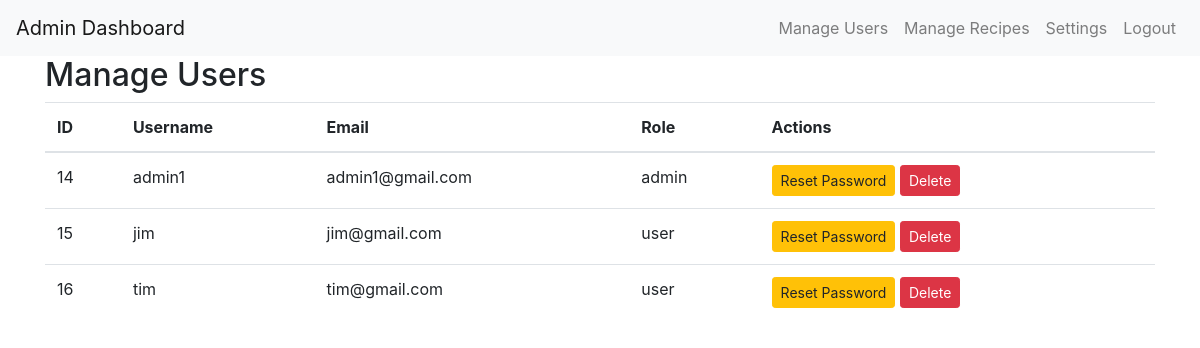
Before: /admin/manage_users (signed in) with the older database file.
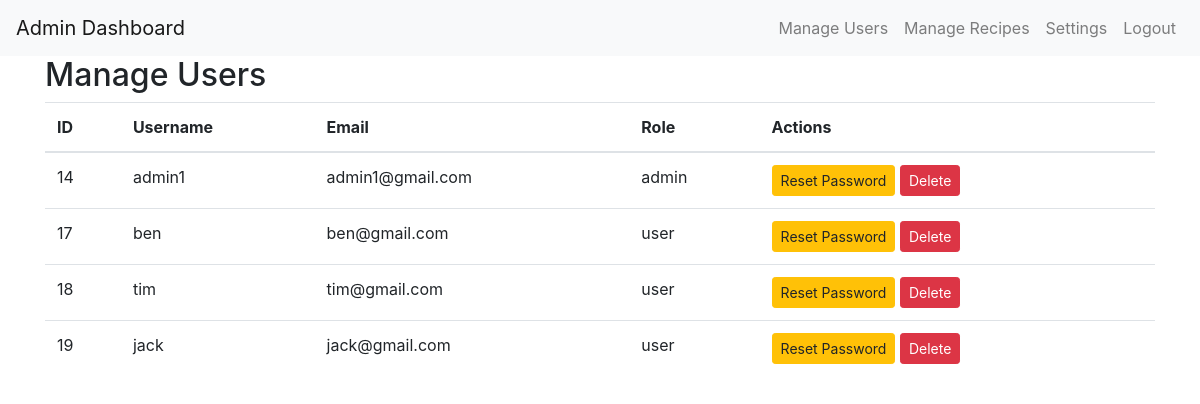
After: the same page with the newer database file.
### app/models.py (models this page shows)
class User(db.Model, UserMixin):
    id = db.Column(db.Integer, primary_key=True)  # Unique ID for each user (primary key)
    username = db.Column(db.String(20), unique=True, nullable=False)  # Username (must be unique)
    email = db.Column(db.String(120), unique=True, nullable=False)  # Email (must be unique)
    password = db.Column(db.String(60), nullable=False)  # Password (hashed for security)
    role = db.Column(db.String(10), nullable=False, default='user')  # User role (default: user)
    completed_recipes = db.Column(db.Integer, default=0)  # Number of recipes the user has completed
    recipes_created = db.Column(db.Integer, default=0)  # Number of recipes the user has created
    recipes_shared = db.Column(db.Integer, default=0)  # Number of recipes the user has shared
    friends_connected = db.Column(db.Integer, default=0)  # Number of friends connected
    shopping_lists_created = db.Column(db.Integer, default=0)  # Number of shopping lists created
    conversion_tool_uses = db.Column(db.Integer, default=0)  # Number of times the conversion tool was used
    posts = db.relationship('Post', backref='author', cascade="all, delete-orphan", lazy=True)
    tools = db.relationship('Tool', backref='owner', lazy=True, cascade="all, delete-orphan")

### app/admin_routes.py (the view)
@admin.route('/manage_users')
@login_required
def manage_users():
    if current_user.role != 'admin':
        flash('You do not have permission to view this page.', 'danger')  # Show error message if user is not admin
        return redirect(url_for('user.index'))  # Redirect non-admin users to the user index page
    users = User.query.all()  # Query all users from the database
    return render_template('admin_manage_users.html', users=users)  # Render the manage users page for admins

### app/__init__.py (called while the page is built)
@login_manager.user_loader
def load_user(user_id):
    from app.models import User  # Import the User model to access the user information
    return User.query.get(int(user_id))  # Query the database to get the user with the given user ID

### app/templates/admin_manage_users.html (shortened to what this page needs)
{% extends "admin_base.html" %}
{% block content %}
<h2>Manage Users</h2>
<table class="table">
    <thead>
        <tr>
            <th>ID</th>
            <th>Username</th>
            <th>Email</th>
            <th>Role</th>
            <th>Actions</th>
        </tr>
    </thead>
    <tbody>
        {% for user in users %}
        <tr>
            <td>{{ user.id }}</td>
            <td>{{ user.username }}</td>
            <td>{{ user.email }}</td>
            <td>{{ user.role }}</td>
            <td>
                <a href="{{ url_for('admin.admin_reset_password', user_id=user.id) }}" class="btn btn-warning btn-sm">Reset Password</a>
                <form action="{{ url_for('admin.admin_delete_user', user_id=user.id) }}" method="POST" style="display:inline;">
                    <button type="submit" class="btn btn-danger btn-sm">Delete</button>
                </form>
            </td>
        </tr>
        {% endfor %}
    </tbody>
</table>
{% endblock %}

### app/templates/admin_base.html (shortened to what this page needs)
<!DOCTYPE html>
<html lang="en">
<head>
    <link rel="stylesheet" href="https://stackpath.bootstrapcdn.com/bootstrap/4.5.2/css/bootstrap.min.css">
</head>
<body>
    <nav class="navbar navbar-expand-lg navbar-light bg-light">
        <a class="navbar-brand" href="{{ url_for('admin.dashboard') }}">Admin Dashboard</a>
        <div class="collapse navbar-collapse" id="navbarNav">
            <ul class="navbar-nav ml-auto">
                <li class="nav-item">
                    <a class="nav-link" href="{{ url_for('admin.manage_users') }}">Manage Users</a>
                </li>
                <li class="nav-item">
                    <a class="nav-link" href="{{ url_for('admin.manage_recipes') }}">Manage Recipes</a>
                </li>
                <li class="nav-item">
                    <a class="nav-link" href="{{ url_for('admin.settings') }}">Settings</a>
                </li>
                <li class="nav-item">
                    <a class="nav-link" href="{{ url_for('user.logout') }}">Logout</a>
                </li>
            </ul>
        </div>
    </nav>
    <div class="container">
        {% block content %}{% endblock %}
    </div>
</body>
</html>

Changed rows visible on the page:
removed User: id "15", username "jim", email "jim@gmail.com", role "user"
removed User: id "16", username "tim", email "tim@gmail.com", role "user"
added User: id "17", username "ben", email "ben@gmail.com", role "user"
added User: id "18", username "tim", email "tim@gmail.com", role "user"
added User: id "19", username "jack", email "jack@gmail.com", role "user"
